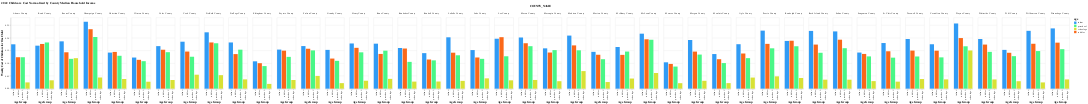

This figure's notebook cell:
### Markdown cell above
### Illinois, County-Level, Normalized

### Code cell
groupedbar(il_df, "2022 Childcare Cost Normalized by County Median Household Income", "adjusted price", "COUNTY_NAME")

### Figure 1 — Vega-Lite specification as saved in the notebook (floating-point values rounded to 4 significant figures; data arrays with more than 128 entries replaced by an {"elided": "..."} marker saying what was removed)
{"config": {"view": {"continuousWidth": 300, "continuousHeight": 300}}, "data": {"name": "data-017a728905dab9f1476ccae90087da1e"}, "mark": {"type": "bar"}, "encoding": {"color": {"field": "age", "scale": {"scheme": "turbo"}, "type": "nominal"}, "column": {"field": "COUNTY_NAME", "type": "nominal"}, "x": {"field": "age", "sort": ["infant", "toddler", "preschool", "schoolage"], "title": "Age Group", "type": "nominal"}, "y": {"field": "adjusted price", "title": "Weekly Cost of Childcare for One Child", "type": "quantitative"}}, "title": "2022 Childcare Cost Normalized by County Median Household Income", "$schema": "https://vega.github.io/schema/vega-lite/v5.20.1.json", "datasets": {"data-017a728905dab9f1476ccae90087da1e": {"elided": "176 records"}}}
